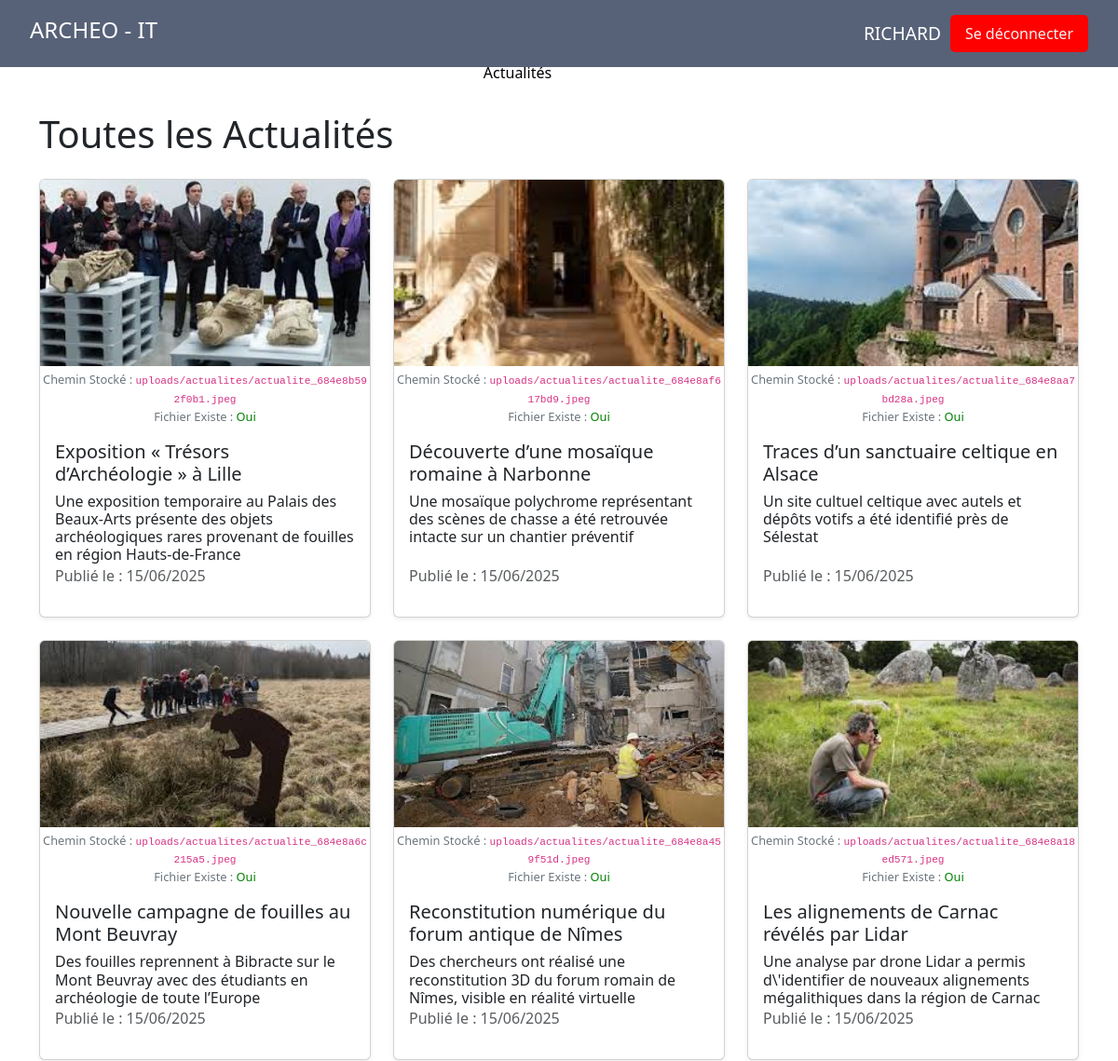
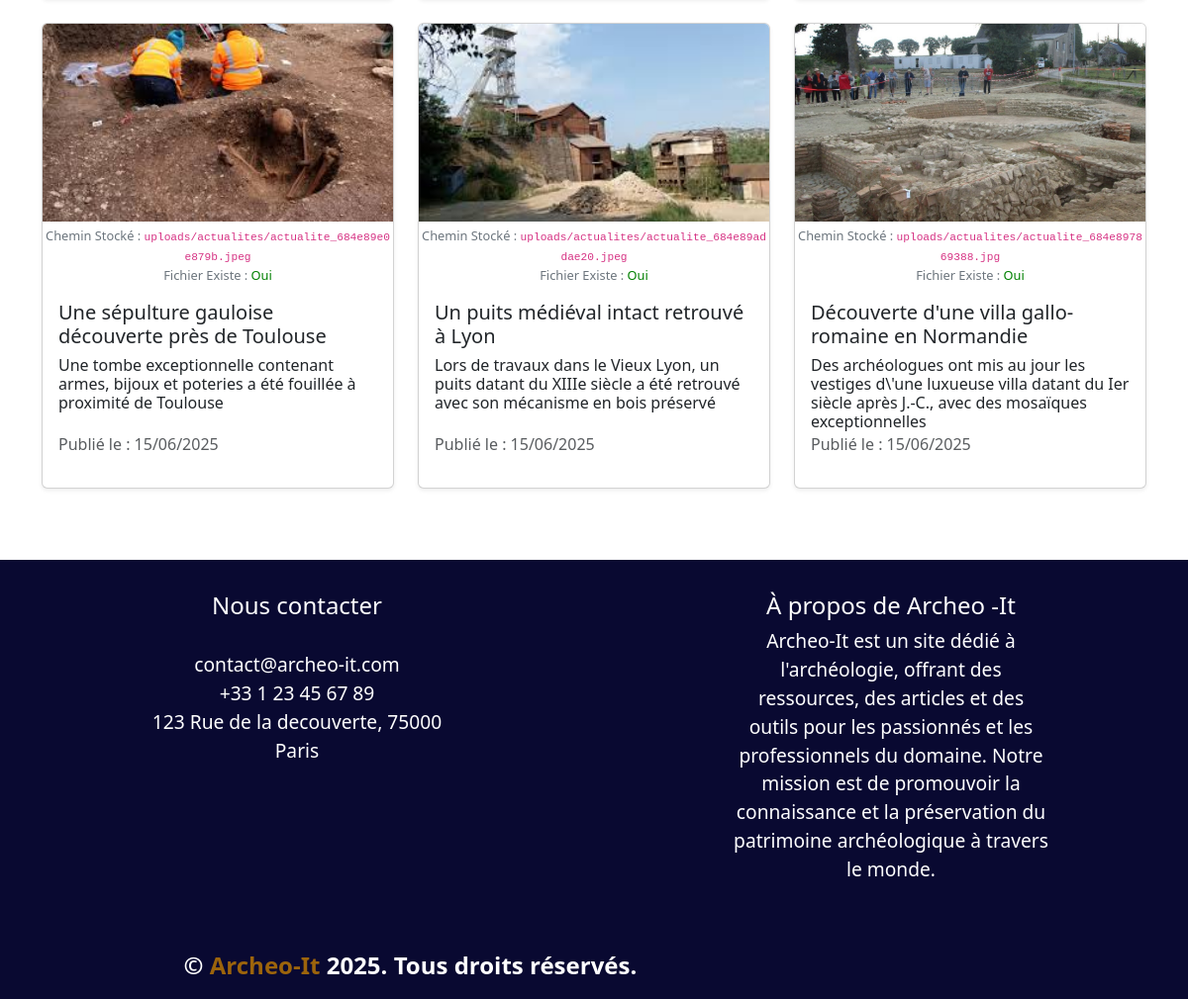
/actualites.php (signed in), run on the app's committed database (2 pictures, top to bottom).
### tables this page shows
CREATE TABLE IF NOT EXISTS `actualites` (
  `id` int(11) NOT NULL AUTO_INCREMENT,
  `titre` varchar(255) NOT NULL,
  `description` text NOT NULL,
  `image` varchar(255) DEFAULT NULL,
  `date_creation` int(11) NOT NULL,
  PRIMARY KEY (`id`)
);

### actualites.php (the view, shortened to what this page needs)
<?php
require 'database.php';
$estConnecte = isset($_SESSION['userIsLoggedIn']) && $_SESSION['userIsLoggedIn'];
$query = "SELECT id, titre, description, image, date_creation FROM actualites ORDER BY date_creation DESC";
$stmt = $pdo->prepare($query);
$stmt->execute();
$actualites = $stmt->fetchAll(PDO::FETCH_ASSOC);
?>
<!DOCTYPE html>
<html lang="fr">
<head>
    <link href="https://cdn.jsdelivr.net/npm/bootstrap@5.3.3/dist/css/bootstrap.min.css" rel="stylesheet">
    <link rel="stylesheet" href="https://cdn.jsdelivr.net/npm/bootstrap-icons@1.10.5/font/bootstrap-icons.css">
    <link rel="stylesheet" href="./assets/css/header.css">
    <link rel="stylesheet" href="./assets/css/respoheader.css">
    <link rel="stylesheet" href="./assets/css/style.css">
    <link rel="stylesheet" href="./assets/css/footer.css">
    <link rel="stylesheet" href="./assets/css/actualites.css">
<body>
    <?php require 'header.php'; ?>
    <?php require 'respoheader.php'; ?>
    <main>
        <div class="container py-5">
            <h1 class="mb-4"><?= $estConnecte ? 'Toutes les Actualités' : 'Dernières Actualités' ?></h1>
            <?php if (empty($actualites)): ?>
                <p class="text-center">Aucune actualité disponible pour le moment.</p>
            <?php else: ?>
                <div class="row">
                    <?php foreach ($actualites as $index => $actualite): ?>
                        <?php
                        $descriptionComplete = $actualite['description'];
                        $longueurMinimale = 150;
                        $doitAfficherBouton = strlen($descriptionComplete) > $longueurMinimale;
                        $estInitialementReduite = $doitAfficherBouton;
                        ?>
                        <div class="col-md-4 mb-4">
                            <div class="card h-100 shadow-sm">
                                <?php if (!empty($actualite['image'])): ?>
                                    <?php
                                    $imagePath = $actualite['image'];
                                    $fileExists = file_exists($imagePath);
                                    ?>
                                    <img src="<?= $imagePath ?>" class="card-img-top" alt="<?= $actualite['titre'] ?>" style="height: 200px; object-fit: cover;">
                                    <div class="debug-info text-center">
                                        Chemin Stocké : <code><?= $imagePath ?></code><br>
                                        Fichier Existe : <span style="color: <?= $fileExists ? 'green' : 'red' ?>;"><?= $fileExists ? 'Oui' : 'Non' ?></span>
                                    </div>
                                <?php endif; ?>
                                <div class="card-body d-flex flex-column">
                                    <h5 class="card-title"><?= $actualite['titre'] ?></h5>
                                    <div class="description-container flex-grow-1">
                                        <p class="card-text description-text <?= $estInitialementReduite ? 'collapsed' : 'expanded' ?>" id="desc-<?= $index ?>">
                                            <?= nl2br($descriptionComplete) ?>
                                        </p>
                                    </div>
                                    <p class="text-muted mt-auto">
                                        Publié le : <?= date('d/m/Y', $actualite['date_creation']) ?>
                                    </p>
                                </div>
                            </div>
                        </div>
                    <?php endforeach; ?>
                </div>
            <?php endif; ?>
        </div>
    </main>
    <?php require 'footer.php'; ?>
</body>
</html>

### assets/css/style.css (style rules this page uses)
body { background-color: #f8f9fa; }

### assets/css/actualites.css (style rules this page uses)
.description-container { position: relative; }
.description-text { overflow: hidden; transition: max-height 0.3s ease-out; max-height: 3.6em; line-height: 1.2em; }
.description-text.expanded { max-height: none; }
.debug-info { font-size: 0.8em; color: #6c757d; margin-top: 5px; word-break: break-all; }

### data on the page
actualites: image (picture), image "uploads/actualites/actualite_684e8b592f0b1.jpeg", shows "Oui", titre "Exposition « Trésors d’Archéologie » à Lille", description "Une exposition temporaire au Palais des Beaux-Arts présente des objets archéologiques rares provenant de fouilles en région Hauts-de-France", date_creation "15/06/2025"
actualites: image (picture), image "uploads/actualites/actualite_684e8af617bd9.jpeg", shows "Oui", titre "Découverte d’une mosaïque romaine à Narbonne", description "Une mosaïque polychrome représentant des scènes de chasse a été retrouvée intacte sur un chantier préventif", date_creation "15/06/2025"
actualites: image (picture), image "uploads/actualites/actualite_684e8aa7bd28a.jpeg", shows "Oui", titre "Traces d’un sanctuaire celtique en Alsace", description "Un site cultuel celtique avec autels et dépôts votifs a été identifié près de Sélestat", date_creation "15/06/2025"
actualites: image (picture), image "uploads/actualites/actualite_684e8a6c215a5.jpeg", shows "Oui", titre "Nouvelle campagne de fouilles au Mont Beuvray", description "Des fouilles reprennent à Bibracte sur le Mont Beuvray avec des étudiants en archéologie de toute l’Europe", date_creation "15/06/2025"
actualites: image (picture), image "uploads/actualites/actualite_684e8a459f51d.jpeg", shows "Oui", titre "Reconstitution numérique du forum antique de Nîmes", description "Des chercheurs ont réalisé une reconstitution 3D du forum romain de Nîmes, visible en réalité virtuelle", date_creation "15/06/2025"
actualites: image (picture), image "uploads/actualites/actualite_684e8a18ed571.jpeg", shows "Oui", titre "Les alignements de Carnac révélés par Lidar", description "Une analyse par drone Lidar a permis d\\'identifier de nouveaux alignements mégalithiques dans la région de Carnac", date_creation "15/06/2025"
actualites: image (picture), image "uploads/actualites/actualite_684e89e0e879b.jpeg", shows "Oui", titre "Une sépulture gauloise découverte près de Toulouse", description "Une tombe exceptionnelle contenant armes, bijoux et poteries a été fouillée à proximité de Toulouse", date_creation "15/06/2025"
actualites: image (picture), image "uploads/actualites/actualite_684e89addae20.jpeg", shows "Oui", titre "Un puits médiéval intact retrouvé à Lyon", description "Lors de travaux dans le Vieux Lyon, un puits datant du XIIIe siècle a été retrouvé avec son mécanisme en bois préservé", date_creation "15/06/2025"
actualites: image (picture), image "uploads/actualites/actualite_684e897869388.jpg", shows "Oui", titre "Découverte d'une villa gallo-romaine en Normandie", description "Des archéologues ont mis au jour les vestiges d\\'une luxueuse villa datant du Ier siècle après J.-C., avec des mosaïques exceptionnelles", date_creation "15/06/2025"

### other printed values
$_SESSION['username'] "RICHARD"
